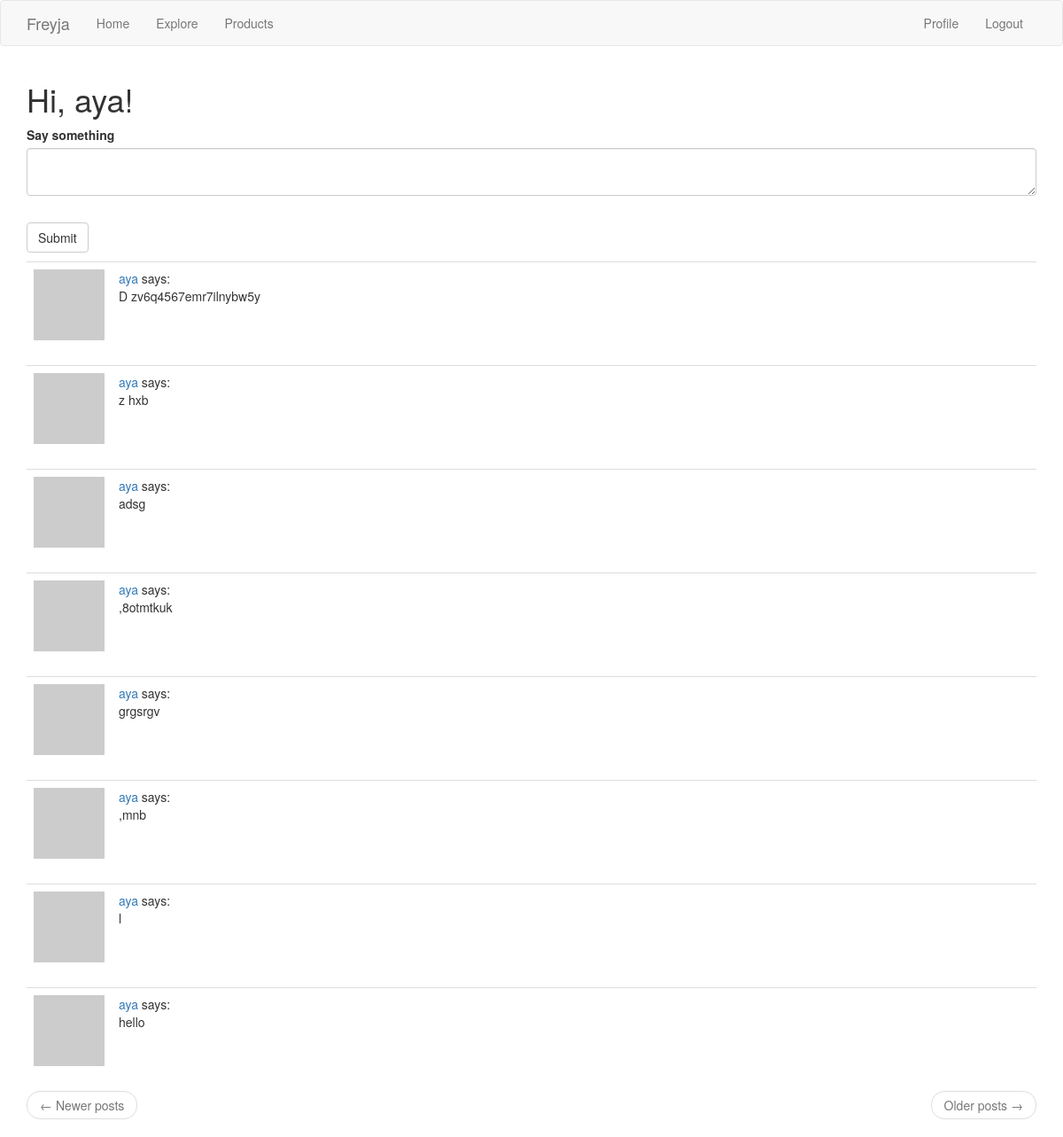
/index (signed in), run on the app's committed database.
### app/models.py (models this page shows, shortened)
class User(UserMixin, db.Model):
    id = db.Column(db.Integer, primary_key=True)
    username = db.Column(db.String(64), index=True, unique=True)
    customername = db.Column(db.String(255), index=True)
    lastname = db.Column(db.String(255), index=True)
    middlename = db.Column(db.String(255))
    firstname = db.Column(db.String(255), index=True)
    email = db.Column(db.String(120), index=True, unique=True)
    password_hash = db.Column(db.String(128))
    about_me = db.Column(db.String(255))
    last_seen = db.Column(db.DateTime, default=datetime.utcnow)
    address = db.Column(db.String(255), index=True)
    city = db.Column(db.String(255), index=True)
    postalcode = db.Column(db.String(255), index=True)
    country = db.Column(db.String(255), index=True)
    orders = db.relationship('Order', backref='customer', lazy='dynamic')
    posts = db.relationship('Post', backref='author', lazy='dynamic')
    followed = db.relationship(
        'User', secondary=followers,
        primaryjoin=(followers.c.follower_id == id),
        secondaryjoin=(followers.c.followed_id == id),
        backref=db.backref('followers', lazy='dynamic'), lazy='dynamic')
    def avatar(self, size):
        digest = md5(self.email.lower().encode('utf-8')).hexdigest()
        return 'https://www.gravatar.com/avatar/{}?d=identicon&s={}'.format(
            digest, size)
    def followed_posts(self):
        followed = Post.query.join(
            followers, (followers.c.followed_id == Post.user_id)).filter(
                followers.c.follower_id == self.id)
        own = Post.query.filter_by(user_id=self.id)
        return followed.union(own).order_by(Post.timestamp.desc())

class Post(db.Model):
    body = db.Column(db.String(140))
    id = db.Column(db.Integer, primary_key=True)
    timestamp = db.Column(db.DateTime, index=True, default=datetime.utcnow)
    user_id = db.Column(db.Integer, db.ForeignKey('user.id'))

### app/routes.py (the view)
@app.route('/', methods=['GET', 'POST'])
@app.route('/index', methods=['GET', 'POST'])
@login_required
def index():
    form = PostForm()
    if form.validate_on_submit():
        post = Post(body=form.post.data, author=current_user)
        db.session.add(post)
        db.session.commit()
        flash('Your post is now live!')
        return redirect(url_for('index'))
    page = request.args.get('page', 1, type=int)
    posts = current_user.followed_posts().paginate(
        page, app.config['POSTS_PER_PAGE'], False)
    next_url = url_for('index', page=posts.next_num) \
        if posts.has_next else None
    prev_url = url_for('index', page=posts.prev_num) \
        if posts.has_prev else None
    return render_template('index.html', title='Home', form=form,
                           posts=posts.items, next_url=next_url,
                           prev_url=prev_url)

### app/forms.py
class PostForm(FlaskForm):
    post = TextAreaField('Say something', validators=[
        DataRequired(), Length(min=1, max=140)])
    submit = SubmitField('Submit')

### app/models.py (called while the page is built)
@login.user_loader
def load_user(id):
    return User.query.get(int(id))

### app/routes.py (called while the page is built)
@app.before_request
def before_request():
    if current_user.is_authenticated:
        current_user.last_seen = datetime.utcnow()
        db.session.commit()

### app/templates/index.html (shortened to what this page needs)
{% extends "base.html" %}
{% block app_content %}
    <h1>Hi, {{ current_user.username }}!</h1>
    {% if form %}
    <form action="" method="post">
        <p>
            {{ form.post.label }}<br>
            {{ form.post(class="form-control") }}<br>
        </p>
        <p>{{ form.submit(class="btn btn-default") }}</p>
    </form>
    {% endif %}
    {% for post in posts %}
        {% include '_post.html' %}
    {% endfor %}
    <nav aria-label="...">
        <ul class="pager">
            <li class="previous{% if not prev_url %} disabled{% endif %}">
                <a href="{{ prev_url or '#' }}">
                    <span aria-hidden="true">&larr;</span> Newer posts
                </a>
            </li>
            <li class="next{% if not next_url %} disabled{% endif %}">
                <a href="{{ next_url or '#' }}">
                    Older posts <span aria-hidden="true">&rarr;</span>
                </a>
            </li>
        </ul>
    </nav>
{% endblock %}

### app/templates/_post.html
<table class="table table-hover">
    <tr>
        <td width="70px">
            <a href="{{ url_for('user', username=post.author.username) }}">
                <img src="{{ post.author.avatar(70) }}" />
            </a>
        </td>
        <td>
            <a href="{{ url_for('user', username=post.author.username) }}">
                {{ post.author.username }}
            </a>
            says:
            <br>
            {{ post.body }}
        </td>
    </tr>
</table>

### data on the page
User: username "aya"
Post: author.username "aya", body "D zv6q4567emr7ilnybw5y"
Post: author.username "aya", body "z hxb"
Post: author.username "aya", body "adsg"
Post: author.username "aya", body ",8otmtkuk"
Post: author.username "aya", body "grgsrgv"
Post: author.username "aya", body ",mnb"
Post: author.username "aya", body "l"
Post: author.username "aya", body "hello"
